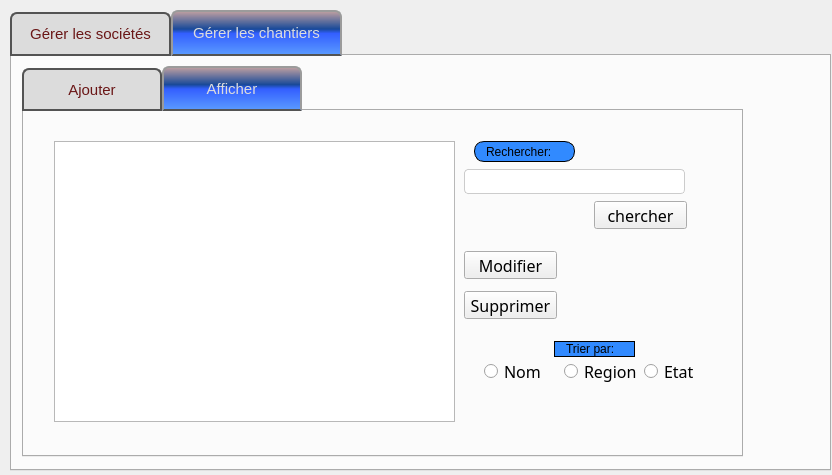
<?xml version="1.0" encoding="UTF-8"?>
<ui version="4.0">
 <class>gestion_chantiers</class>
 <widget class="QDialog" name="gestion_chantiers">
  <property name="geometry">
   <rect>
    <x>0</x>
    <y>0</y>
    <width>832</width>
    <height>475</height>
   </rect>
  </property>
  <property name="windowTitle">
   <string>                                                                                                       GESTION_CHANTIERS</string>
  </property>
  <widget class="QTabWidget" name="tabWidget">
   <property name="geometry">
    <rect>
     <x>10</x>
     <y>10</y>
     <width>821</width>
     <height>461</height>
    </rect>
   </property>
   <property name="font">
    <font>
     <family>Bahnschrift SemiCondensed</family>
     <pointsize>13</pointsize>
    </font>
   </property>
   <property name="autoFillBackground">
    <bool>false</bool>
   </property>
   <property name="styleSheet">
    <string notr="true">QTabWidget::pane { /* The tab widget frame */
	background-image: url(:/pic/pic.jpeg);
	background-image: url(:/pic/pic.jpeg);
	background-image: url(:/pic/pic.jpeg);

border-top: 5px solid #535353;
}
QTabWidget::tab-bar {
left: 0px; /* move to the right by 5px */
}
/* Style the tab using the tab sub-control. Note that it reads QTabBar not QTabWidget */
QTabBar::tab {
background: #dcdcdc;
border: 2px solid #535353;
border-bottom-color: #535353; /* same as the pane color */
border-top-left-radius: 7px;
border-top-right-radius: 7px;
min-width: 120px;
padding: 8px;
color: #6a1616;
font-size:15px;
font-family:Arial, Helvetica, sans-serif;
}
QTabBar::tab:selected, QTabBar::tab:hover {
background: qlineargradient(x1: 0, y1: 0, x2: 0, y2: 1, stop: 0 #c3a1a1, stop: 0.4 #194a99, stop: 0.5 #335fff, stop: 1.0 #5d9eff);
}
QTabBar::tab:selected {
border-color: #9B9B9B;
border-bottom-color: #535353; /* same as pane color */
color: #dcdcdc;
font-size:15px;
font-family:Arial , Helvetica, sans-serif;
}
QTabBar::tab:!selected {
margin-top: 2px; /* make non-selected tabs look smaller */
}
QLineEdit {
  width: 100%;
  padding: 40px 40px;
  margin: 8px 0;
  display: inline-block;
  border: 1px solid #ccc;
  border-radius: 4px;
  box-sizing: border-box;
}</string>
   </property>
   <property name="tabShape">
    <enum>QTabWidget::Rounded</enum>
   </property>
   <property name="currentIndex">
    <number>1</number>
   </property>
   <property name="iconSize">
    <size>
     <width>16</width>
     <height>16</height>
    </size>
   </property>
   <property name="elideMode">
    <enum>Qt::ElideNone</enum>
   </property>
   <widget class="QWidget" name="tab">
    <attribute name="title">
     <string>Gérer les sociétés</string>
    </attribute>
    <widget class="QTabWidget" name="tabWidget_2">
     <property name="geometry">
      <rect>
       <x>50</x>
       <y>10</y>
       <width>731</width>
       <height>391</height>
      </rect>
     </property>
     <property name="font">
      <font>
       <family>Tw Cen MT</family>
       <pointsize>12</pointsize>
      </font>
     </property>
     <property name="autoFillBackground">
      <bool>false</bool>
     </property>
     <property name="styleSheet">
      <string notr="true">background-image: url(:/image/Design baladitech inCRUD.png);</string>
     </property>
     <property name="currentIndex">
      <number>0</number>
     </property>
     <widget class="QWidget" name="tab_3">
      <attribute name="title">
       <string>Ajouter</string>
      </attribute>
      <widget class="QLineEdit" name="lineEdit_13">
       <property name="geometry">
        <rect>
         <x>300</x>
         <y>140</y>
         <width>171</width>
         <height>41</height>
        </rect>
       </property>
      </widget>
      <widget class="QLabel" name="label_32">
       <property name="geometry">
        <rect>
         <x>190</x>
         <y>100</y>
         <width>101</width>
         <height>21</height>
        </rect>
       </property>
       <property name="styleSheet">
        <string notr="true">border: 1px solid black;
border-radius: 10px;
padding: 0 8px;
background: #318aff;
font: bold, &quot;Arial&quot;;;
text-align:center;</string>
       </property>
       <property name="text">
        <string>ID_société:</string>
       </property>
      </widget>
      <widget class="QLineEdit" name="lineEdit_12">
       <property name="geometry">
        <rect>
         <x>300</x>
         <y>90</y>
         <width>171</width>
         <height>41</height>
        </rect>
       </property>
       <property name="placeholderText">
        <string/>
       </property>
      </widget>
      <widget class="QLabel" name="label_31">
       <property name="geometry">
        <rect>
         <x>190</x>
         <y>150</y>
         <width>101</width>
         <height>21</height>
        </rect>
       </property>
       <property name="styleSheet">
        <string notr="true">border: 1px solid black;
border-radius: 10px;
padding: 0 8px;
background: #318aff;
font: bold, &quot;Arial&quot;;;
text-align:center;</string>
       </property>
       <property name="text">
        <string>Nom société:</string>
       </property>
      </widget>
      <widget class="QPushButton" name="pushButton_4">
       <property name="geometry">
        <rect>
         <x>570</x>
         <y>300</y>
         <width>93</width>
         <height>28</height>
        </rect>
       </property>
       <property name="styleSheet">
        <string notr="true">#pushButton_4{
font: bold, &quot;Arial&quot;;;     background-color: qlineargradient(x1: 0, y1: 0, x2: 0, y2: 1,
                                       stop: 0 #dadbde, stop: 1 #f6f7fa);
}
pushButton_4:pressed {
font: bold, &quot;Arial&quot;;;     background-color: qlineargradient(x1: 0, y1: 0, x2: 0, y2: 1,
                                       stop: 0 #dadbde, stop: 1 #fff07b);}</string>
       </property>
       <property name="text">
        <string>Ajouter</string>
       </property>
       <property name="icon">
        <iconset resource="ressources.qrc">
         <normaloff>:/images/img/app.png</normaloff>:/images/img/app.png</iconset>
       </property>
      </widget>
      <widget class="QLabel" name="label_3">
       <property name="geometry">
        <rect>
         <x>-10</x>
         <y>0</y>
         <width>741</width>
         <height>371</height>
        </rect>
       </property>
       <property name="text">
        <string/>
       </property>
       <property name="pixmap">
        <pixmap resource="ressources.qrc">:/images/img/imf.jpg</pixmap>
       </property>
      </widget>
      <zorder>label_3</zorder>
      <zorder>lineEdit_13</zorder>
      <zorder>label_32</zorder>
      <zorder>lineEdit_12</zorder>
      <zorder>label_31</zorder>
      <zorder>pushButton_4</zorder>
     </widget>
     <widget class="QWidget" name="tab_5">
      <attribute name="title">
       <string>Afficher</string>
      </attribute>
      <widget class="QLabel" name="label_35">
       <property name="geometry">
        <rect>
         <x>10</x>
         <y>310</y>
         <width>91</width>
         <height>21</height>
        </rect>
       </property>
       <property name="styleSheet">
        <string notr="true">border: 1px solid black;
border-radius: 10px;
padding: 0 8px;
background: #318aff;
font: bold, &quot;Arial&quot;;;
text-align:center;</string>
       </property>
       <property name="text">
        <string>Trier par:</string>
       </property>
      </widget>
      <widget class="QLabel" name="label_37">
       <property name="geometry">
        <rect>
         <x>250</x>
         <y>310</y>
         <width>101</width>
         <height>20</height>
        </rect>
       </property>
       <property name="styleSheet">
        <string notr="true">border: 1px solid black;
border-radius: 10px;
padding: 0 8px;
background: #318aff;
font: bold, &quot;Arial&quot;;;
text-align:center;</string>
       </property>
       <property name="text">
        <string>Rechercher:</string>
       </property>
      </widget>
      <widget class="QLineEdit" name="lineEdit_17">
       <property name="geometry">
        <rect>
         <x>360</x>
         <y>300</y>
         <width>231</width>
         <height>41</height>
        </rect>
       </property>
      </widget>
      <widget class="QPushButton" name="pushButton_7">
       <property name="geometry">
        <rect>
         <x>600</x>
         <y>307</y>
         <width>93</width>
         <height>31</height>
        </rect>
       </property>
       <property name="styleSheet">
        <string notr="true">#pushButton_7{
font: bold, &quot;Arial&quot;;;     background-color: qlineargradient(x1: 0, y1: 0, x2: 0, y2: 1,
                                       stop: 0 #dadbde, stop: 1 #f6f7fa);
}
pushButton_7:pressed {
font: bold, &quot;Arial&quot;;;     background-color: qlineargradient(x1: 0, y1: 0, x2: 0, y2: 1,
                                       stop: 0 #dadbde, stop: 1 #fff07b);}</string>
       </property>
       <property name="text">
        <string>Rechercher</string>
       </property>
       <property name="icon">
        <iconset resource="ressources.qrc">
         <normaloff>:/images/img/AP.png</normaloff>:/images/img/AP.png</iconset>
       </property>
      </widget>
      <widget class="QTableView" name="Affichage_2">
       <property name="geometry">
        <rect>
         <x>40</x>
         <y>10</y>
         <width>521</width>
         <height>281</height>
        </rect>
       </property>
      </widget>
      <widget class="QPushButton" name="pushButton_5">
       <property name="geometry">
        <rect>
         <x>590</x>
         <y>30</y>
         <width>93</width>
         <height>28</height>
        </rect>
       </property>
       <property name="styleSheet">
        <string notr="true">#pushButton_5{
font: bold, &quot;Arial&quot;;;     background-color: qlineargradient(x1: 0, y1: 0, x2: 0, y2: 1,
                                       stop: 0 #dadbde, stop: 1 #f6f7fa);
}
pushButton_5:pressed {
font: bold, &quot;Arial&quot;;;     background-color: qlineargradient(x1: 0, y1: 0, x2: 0, y2: 1,
                                       stop: 0 #dadbde, stop: 1 #fff07b);}</string>
       </property>
       <property name="text">
        <string>Modifier</string>
       </property>
       <property name="icon">
        <iconset resource="ressources.qrc">
         <normaloff>:/images/img/B.png</normaloff>:/images/img/B.png</iconset>
       </property>
       <property name="checkable">
        <bool>true</bool>
       </property>
      </widget>
      <widget class="QPushButton" name="pushButton_2">
       <property name="geometry">
        <rect>
         <x>590</x>
         <y>70</y>
         <width>93</width>
         <height>28</height>
        </rect>
       </property>
       <property name="styleSheet">
        <string notr="true">#pushButton_2{
font: bold, &quot;Arial&quot;;;     background-color: qlineargradient(x1: 0, y1: 0, x2: 0, y2: 1,
                                       stop: 0 #dadbde, stop: 1 #f6f7fa);
}
pushButton_2:pressed {
font: bold, &quot;Arial&quot;;;     background-color: qlineargradient(x1: 0, y1: 0, x2: 0, y2: 1,
                                       stop: 0 #dadbde, stop: 1 #fff07b);}</string>
       </property>
       <property name="text">
        <string>Supprimer</string>
       </property>
       <property name="icon">
        <iconset resource="ressources.qrc">
         <normaloff>:/images/img/PP.png</normaloff>:/images/img/PP.png</iconset>
       </property>
      </widget>
      <widget class="QRadioButton" name="radioButton">
       <property name="geometry">
        <rect>
         <x>110</x>
         <y>310</y>
         <width>97</width>
         <height>20</height>
        </rect>
       </property>
       <property name="text">
        <string>Nom</string>
       </property>
      </widget>
      <widget class="QRadioButton" name="radioButton_2">
       <property name="geometry">
        <rect>
         <x>160</x>
         <y>310</y>
         <width>97</width>
         <height>20</height>
        </rect>
       </property>
       <property name="text">
        <string>ID</string>
       </property>
      </widget>
      <widget class="QLabel" name="label_7">
       <property name="geometry">
        <rect>
         <x>0</x>
         <y>0</y>
         <width>731</width>
         <height>371</height>
        </rect>
       </property>
       <property name="text">
        <string/>
       </property>
       <property name="pixmap">
        <pixmap resource="ressources.qrc">:/images/img/imf.jpg</pixmap>
       </property>
      </widget>
      <widget class="QPushButton" name="imprimer">
       <property name="geometry">
        <rect>
         <x>600</x>
         <y>160</y>
         <width>81</width>
         <height>23</height>
        </rect>
       </property>
       <property name="styleSheet">
        <string notr="true">#imprimer{
font: bold, &quot;Arial&quot;;;     background-color: qlineargradient(x1: 0, y1: 0, x2: 0, y2: 1,
                                       stop: 0 #dadbde, stop: 1 #f6f7fa);
}
imprimer:pressed {
font: bold, &quot;Arial&quot;;;     background-color: qlineargradient(x1: 0, y1: 0, x2: 0, y2: 1,
                                       stop: 0 #dadbde, stop: 1 #fff07b);}</string>
       </property>
       <property name="text">
        <string>imprimer</string>
       </property>
       <property name="icon">
        <iconset resource="ressources.qrc">
         <normaloff>:/images/img/unnamed.png</normaloff>:/images/img/unnamed.png</iconset>
       </property>
      </widget>
      <zorder>label_7</zorder>
      <zorder>label_35</zorder>
      <zorder>label_37</zorder>
      <zorder>lineEdit_17</zorder>
      <zorder>pushButton_7</zorder>
      <zorder>Affichage_2</zorder>
      <zorder>pushButton_5</zorder>
      <zorder>pushButton_2</zorder>
      <zorder>radioButton</zorder>
      <zorder>radioButton_2</zorder>
      <zorder>imprimer</zorder>
     </widget>
    </widget>
    <widget class="QLabel" name="label_11">
     <property name="geometry">
      <rect>
       <x>0</x>
       <y>-10</y>
       <width>821</width>
       <height>441</height>
      </rect>
     </property>
     <property name="text">
      <string/>
     </property>
     <property name="pixmap">
      <pixmap resource="ressources.qrc">:/images/img/selim.jpg</pixmap>
     </property>
    </widget>
    <zorder>label_11</zorder>
    <zorder>tabWidget_2</zorder>
   </widget>
   <widget class="QWidget" name="Ajouter">
    <attribute name="title">
     <string>Gérer les chantiers</string>
    </attribute>
    <widget class="QTabWidget" name="tabWidget_3">
     <property name="geometry">
      <rect>
       <x>10</x>
       <y>10</y>
       <width>721</width>
       <height>391</height>
      </rect>
     </property>
     <property name="font">
      <font>
       <family>Tw Cen MT</family>
       <pointsize>12</pointsize>
      </font>
     </property>
     <property name="autoFillBackground">
      <bool>false</bool>
     </property>
     <property name="styleSheet">
      <string notr="true">background-image: url(:/image/Design baladitech inCRUD.png);</string>
     </property>
     <property name="currentIndex">
      <number>1</number>
     </property>
     <widget class="QWidget" name="tab_8">
      <attribute name="title">
       <string>Ajouter</string>
      </attribute>
      <widget class="QLabel" name="label">
       <property name="geometry">
        <rect>
         <x>35</x>
         <y>70</y>
         <width>111</width>
         <height>21</height>
        </rect>
       </property>
       <property name="styleSheet">
        <string notr="true">border: 1px solid black;
border-radius: 10px;
padding: 0 8px;
background: #318aff;
font: bold, &quot;Arial&quot;;;
text-align:center;</string>
       </property>
       <property name="text">
        <string>Nom chantier:</string>
       </property>
      </widget>
      <widget class="QLabel" name="label_2">
       <property name="geometry">
        <rect>
         <x>40</x>
         <y>120</y>
         <width>101</width>
         <height>21</height>
        </rect>
       </property>
       <property name="styleSheet">
        <string notr="true">border: 1px solid black;
border-radius: 10px;
padding: 0 8px;
background: #318aff;
font: bold, &quot;Arial&quot;;;
text-align:center;</string>
       </property>
       <property name="text">
        <string>Localisation:</string>
       </property>
      </widget>
      <widget class="QLineEdit" name="lineEdit">
       <property name="geometry">
        <rect>
         <x>160</x>
         <y>60</y>
         <width>111</width>
         <height>41</height>
        </rect>
       </property>
      </widget>
      <widget class="QComboBox" name="comboBox_2">
       <property name="geometry">
        <rect>
         <x>160</x>
         <y>120</y>
         <width>91</width>
         <height>22</height>
        </rect>
       </property>
       <property name="styleSheet">
        <string notr="true">font: bold, &quot;Arial&quot;;;
QComboBox {
    margin-right: 20px;
}
comboBox_2::drop-down {
    subcontrol-origin: margin;
}</string>
       </property>
       <item>
        <property name="text">
         <string>Region nord</string>
        </property>
       </item>
       <item>
        <property name="text">
         <string>Region sud</string>
        </property>
       </item>
       <item>
        <property name="text">
         <string>Region est</string>
        </property>
       </item>
       <item>
        <property name="text">
         <string>Region ouest</string>
        </property>
       </item>
      </widget>
      <widget class="QLineEdit" name="lineEdit_2">
       <property name="geometry">
        <rect>
         <x>260</x>
         <y>110</y>
         <width>161</width>
         <height>41</height>
        </rect>
       </property>
       <property name="placeholderText">
        <string>Rue/avenue</string>
       </property>
      </widget>
      <widget class="QLabel" name="label_6">
       <property name="geometry">
        <rect>
         <x>30</x>
         <y>180</y>
         <width>121</width>
         <height>21</height>
        </rect>
       </property>
       <property name="styleSheet">
        <string notr="true">border: 1px solid black;
border-radius: 10px;
padding: 0 8px;
background: #318aff;
font: bold, &quot;Arial&quot;;;
text-align:center;</string>
       </property>
       <property name="text">
        <string>Affecter à société:</string>
       </property>
      </widget>
      <widget class="QCommandLinkButton" name="commandLinkButton">
       <property name="geometry">
        <rect>
         <x>10</x>
         <y>300</y>
         <width>187</width>
         <height>41</height>
        </rect>
       </property>
       <property name="text">
        <string>Nouvelle société</string>
       </property>
      </widget>
      <widget class="QLineEdit" name="lineEdit_10">
       <property name="geometry">
        <rect>
         <x>160</x>
         <y>10</y>
         <width>111</width>
         <height>41</height>
        </rect>
       </property>
       <property name="styleSheet">
        <string notr="true"/>
       </property>
      </widget>
      <widget class="QLabel" name="label_27">
       <property name="geometry">
        <rect>
         <x>40</x>
         <y>20</y>
         <width>101</width>
         <height>21</height>
        </rect>
       </property>
       <property name="styleSheet">
        <string notr="true">border: 1px solid black;
border-radius: 10px;
padding: 0 8px;
background: #318aff;
font: bold, &quot;Arial&quot;;;
text-align:center;</string>
       </property>
       <property name="text">
        <string>ID_chantier:</string>
       </property>
      </widget>
      <widget class="QPushButton" name="pushButton_3">
       <property name="geometry">
        <rect>
         <x>440</x>
         <y>300</y>
         <width>93</width>
         <height>28</height>
        </rect>
       </property>
       <property name="styleSheet">
        <string notr="true">#pushButton_3{
font: bold, &quot;Arial&quot;;;     background-color: qlineargradient(x1: 0, y1: 0, x2: 0, y2: 1,
                                       stop: 0 #dadbde, stop: 1 #f6f7fa);
}
pushButton_3:pressed {
font: bold, &quot;Arial&quot;;;     background-color: qlineargradient(x1: 0, y1: 0, x2: 0, y2: 1,
                                       stop: 0 #dadbde, stop: 1 #fff07b);}</string>
       </property>
       <property name="text">
        <string>Ajouter</string>
       </property>
       <property name="icon">
        <iconset resource="ressources.qrc">
         <normaloff>:/images/img/app.png</normaloff>:/images/img/app.png</iconset>
       </property>
      </widget>
      <widget class="QLabel" name="label_29">
       <property name="geometry">
        <rect>
         <x>30</x>
         <y>230</y>
         <width>91</width>
         <height>21</height>
        </rect>
       </property>
       <property name="styleSheet">
        <string notr="true">border: 1px solid black;
border-radius: 10px;
padding: 0 8px;
background: #318aff;
font: bold, &quot;Arial&quot;;;
text-align:center;</string>
       </property>
       <property name="text">
        <string>état:</string>
       </property>
      </widget>
      <widget class="QComboBox" name="comboBox">
       <property name="geometry">
        <rect>
         <x>150</x>
         <y>230</y>
         <width>91</width>
         <height>21</height>
        </rect>
       </property>
       <property name="styleSheet">
        <string notr="true">font: bold, &quot;Arial&quot;;;
QComboBox {
    margin-right: 20px;
}
comboBox_2::drop-down {
    subcontrol-origin: margin;
}</string>
       </property>
       <item>
        <property name="text">
         <string>En attente</string>
        </property>
       </item>
       <item>
        <property name="text">
         <string>En cours</string>
        </property>
       </item>
       <item>
        <property name="text">
         <string>Terminé</string>
        </property>
       </item>
      </widget>
      <widget class="QTableView" name="Affichage_4">
       <property name="geometry">
        <rect>
         <x>440</x>
         <y>90</y>
         <width>261</width>
         <height>201</height>
        </rect>
       </property>
      </widget>
      <widget class="QLineEdit" name="lineEdit_3">
       <property name="geometry">
        <rect>
         <x>160</x>
         <y>170</y>
         <width>151</width>
         <height>41</height>
        </rect>
       </property>
      </widget>
      <widget class="QLabel" name="label_8">
       <property name="geometry">
        <rect>
         <x>0</x>
         <y>0</y>
         <width>731</width>
         <height>371</height>
        </rect>
       </property>
       <property name="text">
        <string/>
       </property>
       <property name="pixmap">
        <pixmap resource="ressources.qrc">:/images/img/imf.jpg</pixmap>
       </property>
      </widget>
      <zorder>label_8</zorder>
      <zorder>label</zorder>
      <zorder>label_2</zorder>
      <zorder>lineEdit</zorder>
      <zorder>comboBox_2</zorder>
      <zorder>lineEdit_2</zorder>
      <zorder>label_6</zorder>
      <zorder>commandLinkButton</zorder>
      <zorder>lineEdit_10</zorder>
      <zorder>label_27</zorder>
      <zorder>pushButton_3</zorder>
      <zorder>label_29</zorder>
      <zorder>comboBox</zorder>
      <zorder>Affichage_4</zorder>
      <zorder>lineEdit_3</zorder>
     </widget>
     <widget class="QWidget" name="tab_10">
      <attribute name="title">
       <string>Afficher</string>
      </attribute>
      <widget class="QLabel" name="label_26">
       <property name="geometry">
        <rect>
         <x>530</x>
         <y>230</y>
         <width>81</width>
         <height>16</height>
        </rect>
       </property>
       <property name="styleSheet">
        <string notr="true">border: 1px solid black;
border-radius: 10px;
padding: 0 8px;
background: #318aff;
font: bold, &quot;Arial&quot;;;
text-align:center;</string>
       </property>
       <property name="text">
        <string>Trier par:</string>
       </property>
      </widget>
      <widget class="QLabel" name="label_38">
       <property name="geometry">
        <rect>
         <x>450</x>
         <y>30</y>
         <width>101</width>
         <height>21</height>
        </rect>
       </property>
       <property name="styleSheet">
        <string notr="true">border: 1px solid black;
border-radius: 10px;
padding: 0 8px;
background: #318aff;
font: bold, &quot;Arial&quot;;;
text-align:center;</string>
       </property>
       <property name="text">
        <string>Rechercher:</string>
       </property>
      </widget>
      <widget class="QPushButton" name="pushButton_8">
       <property name="geometry">
        <rect>
         <x>570</x>
         <y>90</y>
         <width>93</width>
         <height>28</height>
        </rect>
       </property>
       <property name="styleSheet">
        <string notr="true">#pushButton_8{
font: bold, &quot;Arial&quot;;;     background-color: qlineargradient(x1: 0, y1: 0, x2: 0, y2: 1,
                                       stop: 0 #dadbde, stop: 1 #f6f7fa);
}
pushButton_8:pressed {
font: bold, &quot;Arial&quot;;;     background-color: qlineargradient(x1: 0, y1: 0, x2: 0, y2: 1,
                                       stop: 0 #dadbde, stop: 1 #fff07b);}</string>
       </property>
       <property name="text">
        <string>chercher</string>
       </property>
       <property name="icon">
        <iconset resource="ressources.qrc">
         <normaloff>:/images/img/AP.png</normaloff>:/images/img/AP.png</iconset>
       </property>
      </widget>
      <widget class="QLineEdit" name="lineEdit_18">
       <property name="geometry">
        <rect>
         <x>440</x>
         <y>50</y>
         <width>221</width>
         <height>41</height>
        </rect>
       </property>
      </widget>
      <widget class="QPushButton" name="pushButton_6">
       <property name="geometry">
        <rect>
         <x>440</x>
         <y>140</y>
         <width>93</width>
         <height>28</height>
        </rect>
       </property>
       <property name="styleSheet">
        <string notr="true">#pushButton_6{
font: bold, &quot;Arial&quot;;;     background-color: qlineargradient(x1: 0, y1: 0, x2: 0, y2: 1,
                                       stop: 0 #dadbde, stop: 1 #f6f7fa);
}
pushButton_6:pressed {
font: bold, &quot;Arial&quot;;;     background-color: qlineargradient(x1: 0, y1: 0, x2: 0, y2: 1,
                                       stop: 0 #dadbde, stop: 1 #fff07b);}</string>
       </property>
       <property name="text">
        <string>Modifier</string>
       </property>
       <property name="icon">
        <iconset resource="ressources.qrc">
         <normaloff>:/images/img/B.png</normaloff>:/images/img/B.png</iconset>
       </property>
       <property name="checkable">
        <bool>true</bool>
       </property>
      </widget>
      <widget class="QPushButton" name="pushButton_11">
       <property name="geometry">
        <rect>
         <x>440</x>
         <y>180</y>
         <width>93</width>
         <height>28</height>
        </rect>
       </property>
       <property name="styleSheet">
        <string notr="true">#pushButton_11{
font: bold, &quot;Arial&quot;;;     background-color: qlineargradient(x1: 0, y1: 0, x2: 0, y2: 1,
                                       stop: 0 #dadbde, stop: 1 #f6f7fa);
}
pushButton_11:pressed {
font: bold, &quot;Arial&quot;;;     background-color: qlineargradient(x1: 0, y1: 0, x2: 0, y2: 1,
                                       stop: 0 #dadbde, stop: 1 #fff07b);}</string>
       </property>
       <property name="text">
        <string>Supprimer</string>
       </property>
       <property name="icon">
        <iconset resource="ressources.qrc">
         <normaloff>:/images/img/PP.png</normaloff>:/images/img/PP.png</iconset>
       </property>
      </widget>
      <widget class="QTableView" name="Affichage_3">
       <property name="geometry">
        <rect>
         <x>30</x>
         <y>30</y>
         <width>401</width>
         <height>281</height>
        </rect>
       </property>
      </widget>
      <widget class="QRadioButton" name="radioButton_3">
       <property name="geometry">
        <rect>
         <x>460</x>
         <y>250</y>
         <width>97</width>
         <height>20</height>
        </rect>
       </property>
       <property name="text">
        <string>Nom</string>
       </property>
      </widget>
      <widget class="QRadioButton" name="radioButton_4">
       <property name="geometry">
        <rect>
         <x>540</x>
         <y>250</y>
         <width>97</width>
         <height>21</height>
        </rect>
       </property>
       <property name="text">
        <string>Region</string>
       </property>
      </widget>
      <widget class="QRadioButton" name="radioButton_5">
       <property name="geometry">
        <rect>
         <x>620</x>
         <y>250</y>
         <width>97</width>
         <height>20</height>
        </rect>
       </property>
       <property name="text">
        <string>Etat</string>
       </property>
      </widget>
      <widget class="QLabel" name="label_9">
       <property name="geometry">
        <rect>
         <x>0</x>
         <y>0</y>
         <width>721</width>
         <height>341</height>
        </rect>
       </property>
       <property name="text">
        <string/>
       </property>
       <property name="pixmap">
        <pixmap resource="ressources.qrc">:/images/img/imf.jpg</pixmap>
       </property>
      </widget>
      <zorder>label_9</zorder>
      <zorder>label_26</zorder>
      <zorder>label_38</zorder>
      <zorder>pushButton_8</zorder>
      <zorder>lineEdit_18</zorder>
      <zorder>pushButton_6</zorder>
      <zorder>pushButton_11</zorder>
      <zorder>Affichage_3</zorder>
      <zorder>radioButton_3</zorder>
      <zorder>radioButton_4</zorder>
      <zorder>radioButton_5</zorder>
     </widget>
    </widget>
    <widget class="QLabel" name="label_10">
     <property name="geometry">
      <rect>
       <x>0</x>
       <y>2</y>
       <width>821</width>
       <height>431</height>
      </rect>
     </property>
     <property name="text">
      <string/>
     </property>
     <property name="pixmap">
      <pixmap resource="ressources.qrc">:/images/img/selim.jpg</pixmap>
     </property>
    </widget>
    <zorder>label_10</zorder>
    <zorder>tabWidget_3</zorder>
   </widget>
  </widget>
 </widget>
 <resources>
  <include location="ressources.qrc"/>
 </resources>
 <connections/>
</ui>
